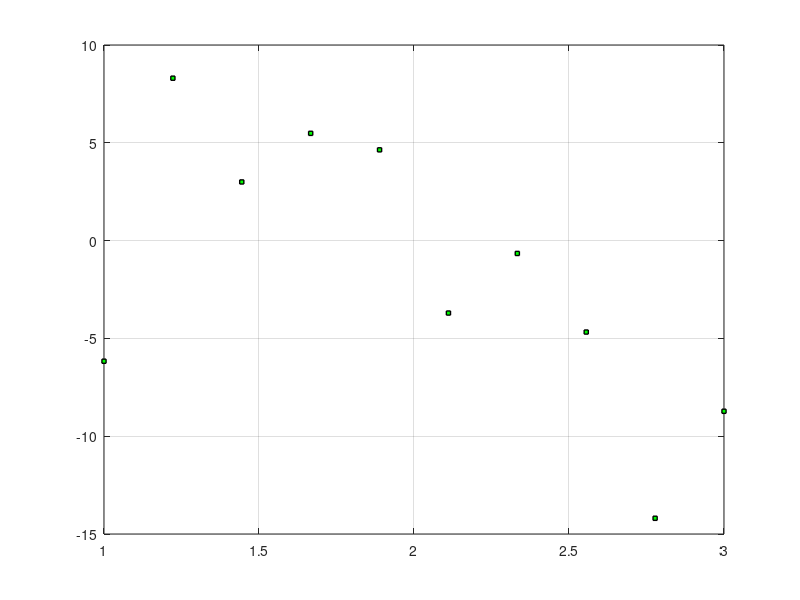

Write MATLAB code to recreate this figure. (Note: this script raises an error after producing the figure.)
% LEAST SQUARES FITTING %

% Given Data
% x values: 1         1.2222   1.4444   1.6667  1.8889  2.1111      2.3333      2.5556       2.7778     3
% y values: -6.1666   8.3029   2.9989   5.484   4.6403  -3.70358    -0.656971   -4.67517     -14.1961   -8.72486


% Construct martrices
% [n,x_values]x = y_values
X = [1; 1.2222; 1.4444; 1.6667; 1.8889; 2.1111; 2.3333; 2.5556; 2.7778; 3];
Y = [-6.1666; 8.3029; 2.9989; 5.484; 4.6403; -3.70358; -0.656971; -4.67517; -14.1961; -8.72486]; %b is y values

% Initial plot
plot(X,Y,'rs','LineWidth',1, 'MarkerEdgeColor', 'k', 'MarkerFaceColor', 'g', 'MarkerSize' ,3)
grid on
hold on

% Y = HA

N = [3; 5; 7];
% N = [3];
for i=1:size(N)
    sum = 0;
    error = 0;
    H = [];
    for idx=0:N(i,1)
        H = [H,X.^idx];
    end
    A_star = inv(H'*H)*H'*Y;
    b = H*A_star;
    
    % Compute Least Squares Error
    for j = 1:size(X)
%      disp("error = " + sum + " + (" + Y_tilde(j,1) + " - " + Y(j,1) + ")^2")
        sum = sum + (b(j,1)-Y(j,1))^2; % Sum of Residuals
    end
    error = sqrt(sum); % LSE
    disp("Least Squares Error for N = " + N(i,1) + ": " + error)
    
    plot(X,b,'LineWidth',2)
    disp(b)
end

hold off


% Sum of Residuals (Least Squares Error)
% error = (A*x1+b)-y1)^2+...+(A*xn+b)-yn)^2


% Sum of Residuals (Least Squares Error)
% error = (A*x1+b)-y1)^2+...+(A*xn+b)-yn)^2
% error = 0;
% for i1=1:size(N)
%     for j = 1:size(X)
%         disp("error = " + error + " + (" + Y_tilde(i2,1) + " - " + Y(i2,1) + ")^2")
%         error = error + (Y_tilde(j,1)-Y(j,1))^2;
%     end
%     disp("Least Squares Error for N = " + N(i1,1) + ": " + error)
% end